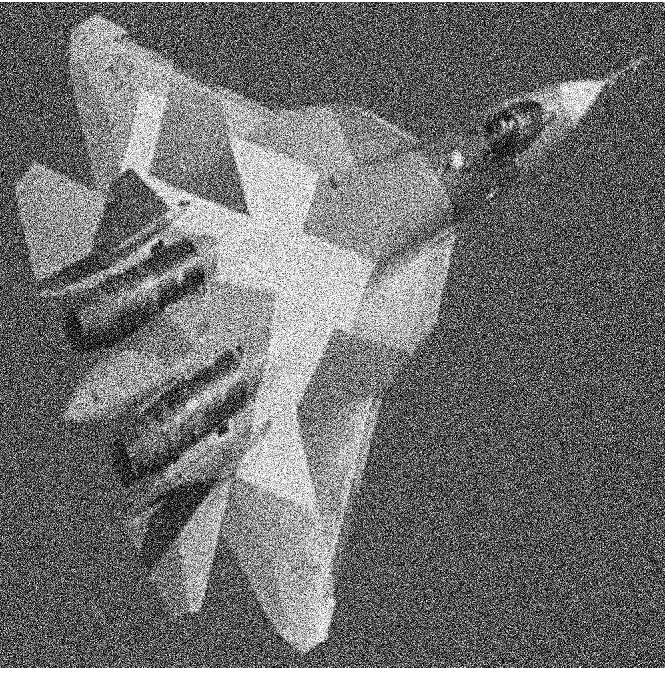
%> input picture Dữ liệu bài tập/Buổi 06 (08-12-C)/airplane.png, 665 x 675 px
$ octave Ex6_3.m   (GNU Octave 9; MATLAB toolbox functions it lacks are replaced by stand-ins)
%> lines starting %> are read from the running program, lines starting %| are printed output that depends on the picture
%Ex6_3 Noise low-pass filter (LPF)

clear, clc, close all;

%%%%%%%%%%%%%%%%%%%%%%%%%%%%%%%%%%%%%%%%%%%%%%%%%%%%
pkg load image;
FS = 15;

%Construct 3 different filters
[wx, wy] = meshgrid(-pi : pi / 8 : pi, -pi : pi / 8 : pi);

%Compute frequency responses
##type = '1d_horizontal';
##type = '1d_vertical';
type = '2d';

if strcmp(type, '2d') == 1
  %Filter frequency-domain
  H = (1 / 256) * (1 + 2 * cos(wx) + 2 * cos(2 * wx)) .* (1 + 2 * cos(wy) + 2 * cos(2 * wy));
  h = (1 / 256) * ones(16); %Spatial domain
elseif strcmp(type, '1d_horizontal') == 1
  %Filter frequency-domain
  H = (1 / 16) * (1 + 2 * cos(wx) + 2 * cos(2 * wx));
  h = (1 / 16) * ones(1, 16); %Spatial domain
elseif strcmp(type, '1d_vertical') == 1
  %Filter frequency-domain
  H = (1 / 16) * (1 + 2 * cos(wy) + 2 * cos(2 * wy));
  h = (1 / 16) * ones(16, 1); %Spatial domain
end

%Plot 3 filter
figure(1), clf;
surf(wx / pi, wy / pi, abs(H)); axis([-1 1 -1 1 0 1]);
set(gca, 'XTick', -1 : 0.5 : 1, 'YTick', -1 : 0.5 : 1);
xlabel('\omega_x / \pi'); ylabel('\omega_y / \pi');
zlabel('H|(\omega_x, \omega_y)|');
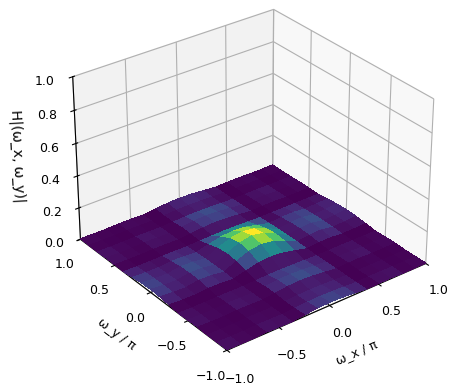
%> figure redrawn from the program's plot data

%Apply to filter noisy image
I = imread('airplane.png');
%> I is the input picture: size 675x665x3 uint8; min 0, max 255, mean 110.4
Filter_I = imfilter(I, h, 'symmetric');
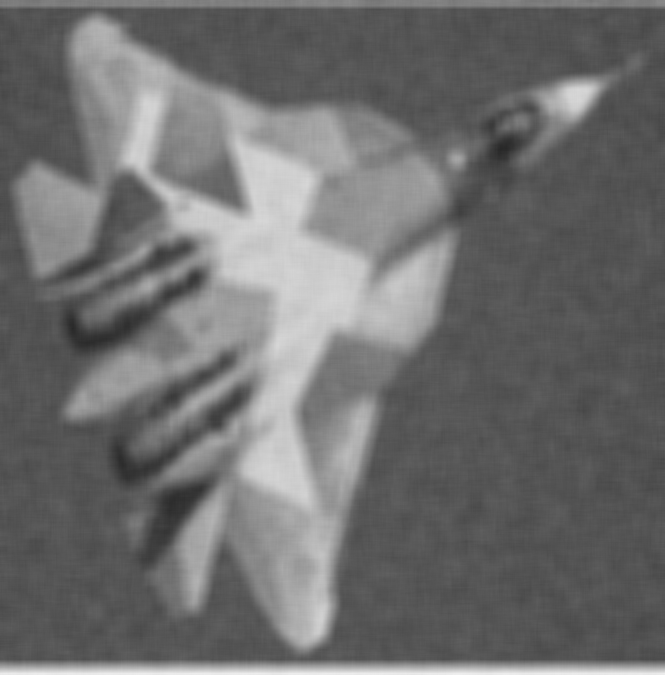
%> Filter_I: size 675x665x3 uint8; min 40, max 239, mean 110.5

%Show image
figure(2), clf;
subplot(1, 2, 1), imshow(I), title('Original image', "fontsize", FS);
subplot(1, 2, 2), imshow(Filter_I), title('Filtered image', "fontsize", FS);

$ run again, with Dữ liệu bài tập/Buổi 06 (08-12-C)/duck.png copied over Dữ liệu bài tập/Buổi 06 (08-12-C)/airplane.png
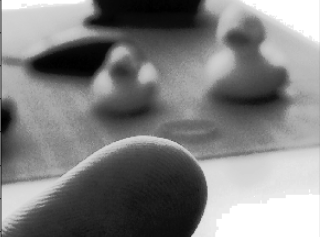
%> input picture Dữ liệu bài tập/Buổi 06 (08-12-C)/duck.png, 320 x 237 px
%> I is the input picture: size 237x320x3 uint8; min 0, max 255, mean 128.5
%> `Filter_I = imfilter(I, h, 'symmetric');`:
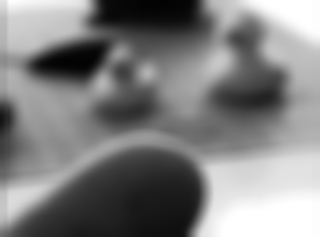
%> Filter_I: size 237x320x3 uint8; min 2, max 255, mean 128.6
